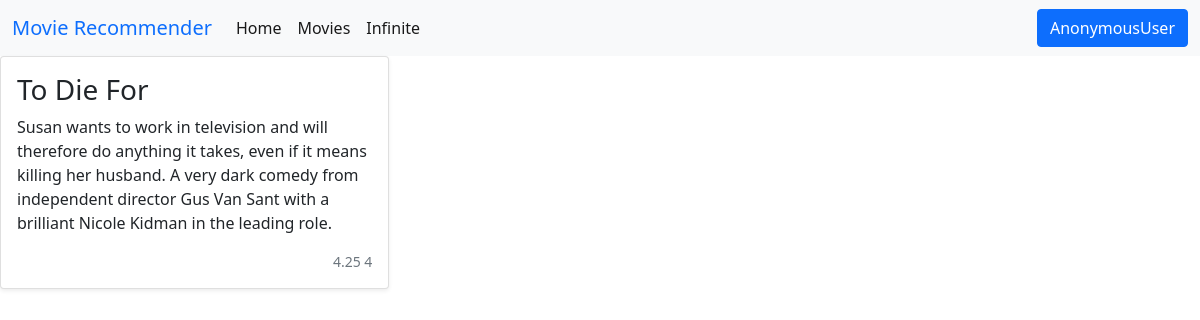
The app's page /movie/577/, older data.
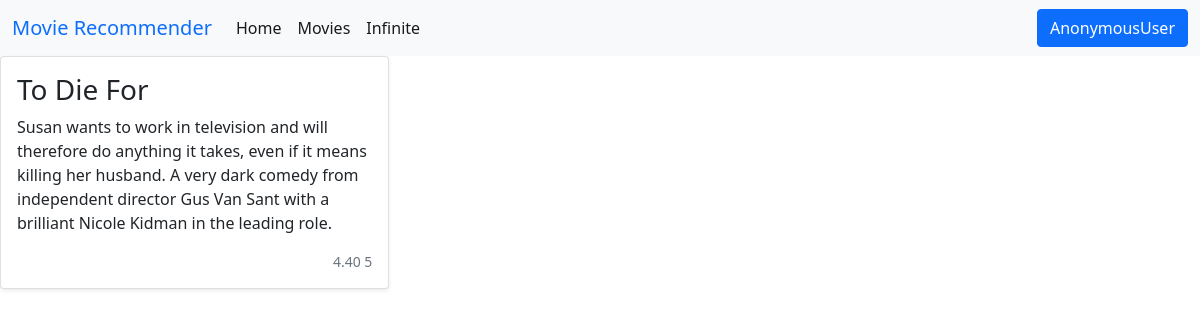
The same page, newer data.
### movies/models.py (models this page shows, shortened)
class Movie(models.Model):
    title = models.CharField(max_length=100)
    overview = models.TextField()
    release_date = models.DateField(auto_now=False, auto_now_add=False, blank=True, null=True)
    timestamp = models.DateTimeField(auto_now_add=True)
    rating = GenericRelation(Rating)
    rating_last_updated = models.DateField(auto_now=False, auto_now_add=False, blank=True, null=True)
    rating_avg = models.DecimalField(blank=True, null=True, max_digits=5, decimal_places=2)
    rating_count = models.IntegerField(blank=True, null=True)
    objects = MovieManager()
    def get_absolute_url(self):
        return reverse("movies:movie_detail", kwargs={"pk": self.pk})

### movies/views.py (the view)
class MovieDetailView(generic.DetailView):
    template_name = "movies/movie_detail.html"
    queryset = Movie.objects.all()
    def get_context_data(self, *args, **kwargs):
        context = super().get_context_data(*args, **kwargs)
        request = self.request
        user = request.user
        if user.is_authenticated:
            object = context["object"]
            object_ids = [object.id]
            my_ratings = user.rating_set.movies().as_object_dict(object_ids=object_ids)
            context["my_ratings"] = my_ratings
        return context

### ratings/context_processors.py (called while the page is built)
def ratings_choice(request):
    return {"ratings_choice": RatingChoice.values}

### templates/movies/movie_detail.html (shortened to what this page needs)
{% extends 'base.html' %}
{% block body %}
<div class="row row-cols-1 row-cols-sm-2 row-cols-md-3 g-3">
    <div class="col">
        <div class="card shadow-sm">
            <div class="card-body">
                <h3>{{ object.title }}</h3>
                <p class="card-text">{{ object.overview }}</p>
                <div class="d-flex justify-content-between align-items-center">
                    {% if object.rating_avg is not None %}
                    <small class="text-muted">{{ object.rating_avg }} {{ object.rating_count }}</small>
                    {% endif %}
                </div>
            </div>
        </div>
    </div>
</div>
{% endblock body %}

Row changes from the older to the newer data that the page shows:
changed Movie "To Die For": rating_avg "4.25" → "4.40"; rating_count "4" → "5"
